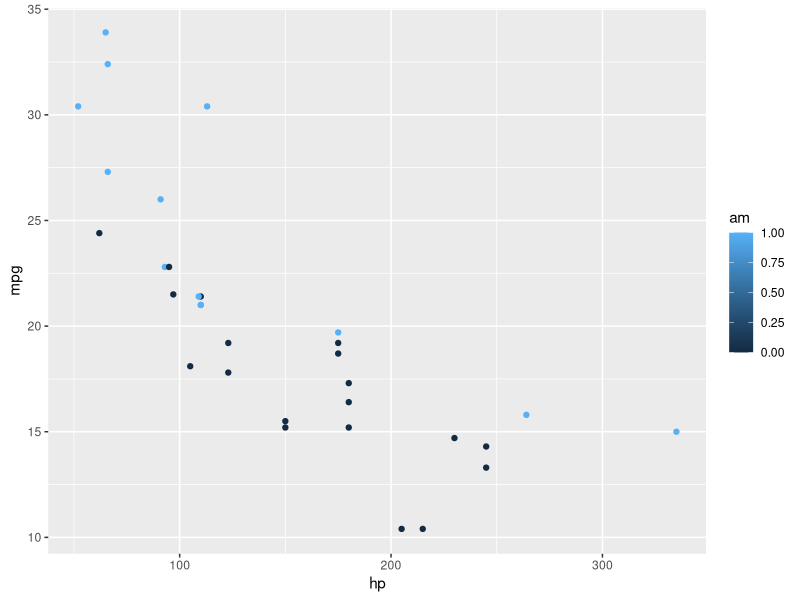

Source code (R):
Cars_Data <- mtcars

library(ggplot2)

# あとでグラフ再現して💢
graph1 <- ggplot(data = Cars_Data) + 
  geom_point(aes(x = hp, y = mpg, colour = am))+
  geom_abline()

graph1

model1 <- lm(mpg~1, data = Cars_Data)
model2 <- lm(mpg~hp, data = Cars_Data)
model3 <- lm(mpg~am, data = Cars_Data)
model4 <- lm(mpg~hp + am, data = Cars_Data)
model5 <- lm(mpg~hp * am, data = Cars_Data)
models <- list(model1, model2, model3, model4, model5)


for(model in models){
  print(paste0("R square is ",summary(model)$r.square))
  print(paste0("AIC score is ", AIC(model)))
}
